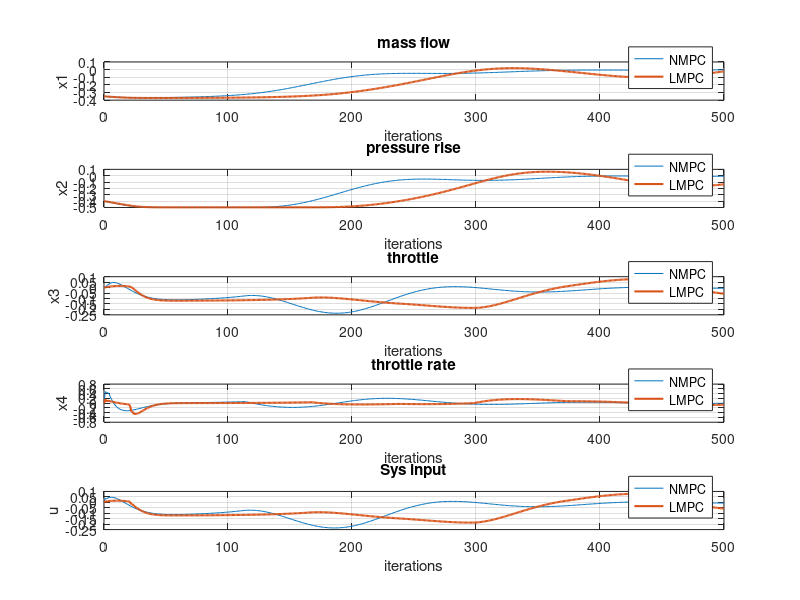
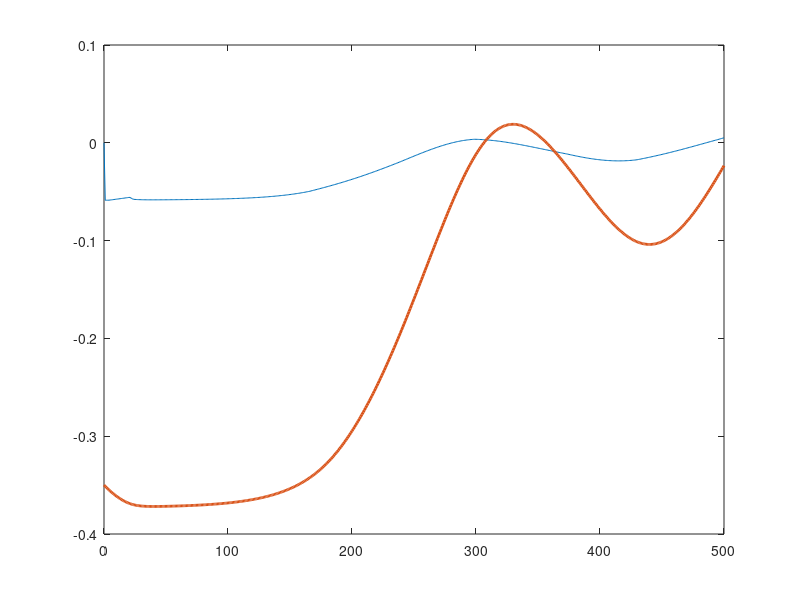

Recreate these plots in MATLAB, in order. (Note: this script raises an error after producing the figures.)
%% Load data
LMPC_sys=load('LMPC_sysH_K_T02_N20.mat');
LMPC_art=load('LMPC_artH_K_T02_N20.mat');
NMPC_sys=load('NMPC_sysH_K_T02_N20.mat');
NMPC_art=load('NMPC_artH_K_T02_N20.mat');

%% Plot
iterations=size(LMPC_sys.sysHistory,2)-1;
iterations2=size(NMPC_sys.sysHistory,2)-1;
figure;
subplot(5,1,1);
plot(0:iterations2,NMPC_sys.sysHistory(1,:), 0:iterations,LMPC_sys.sysHistory(1,:), 'Linewidth',1.5);
grid on
xlabel('iterations');
ylabel('x1');
title('mass flow');
legend({ 'NMPC', 'LMPC'},'Location','southeast')
subplot(5,1,2);
plot(0:iterations2,NMPC_sys.sysHistory(2,:),0:iterations,LMPC_sys.sysHistory(2,:), 'Linewidth',1.5);
grid on
xlabel('iterations');
ylabel('x2');
title('pressure rise');
legend({ 'NMPC', 'LMPC'},'Location','southeast')
subplot(5,1,3);
plot( 0:iterations2,NMPC_sys.sysHistory(3,:),0:iterations,LMPC_sys.sysHistory(3,:),'Linewidth',1.5);
grid on
xlabel('iterations');
ylabel('x3');
title('throttle');
legend({ 'NMPC', 'LMPC'},'Location','southeast')
subplot(5,1,4);
plot( 0:iterations2,NMPC_sys.sysHistory(4,:),0:iterations,LMPC_sys.sysHistory(4,:),'Linewidth',1.5);
grid on
xlabel('iterations');
ylabel('x4');
title('throttle rate');
legend({ 'NMPC', 'LMPC'},'Location','southeast')
subplot(5,1,5);
plot( 0:iterations2,NMPC_sys.sysHistory(5,:), 0:iterations,LMPC_sys.sysHistory(5,:),'Linewidth',1.5);
grid on
xlabel('iterations');
ylabel('u');
title('Sys input');
legend({ 'NMPC', 'LMPC'},'Location','southeast')

figure;
plot_refs=plot(0:iterations,LMPC_art.art_refHistory(1,:), 0:iterations,LMPC_sys.sysHistory(1,:),'Linewidth',2); hold on;
plot_refs(1).LineStyle='--';
plot_refs(1).Color='m';
plot_refs(2).Color='r';
plot_refs2=plot(0:iterations2,NMPC_art.art_refHistory(1,:), 0:iterations2,NMPC_sys.sysHistory(1,:),'Linewidth',2);
plot_refs2(1).LineStyle='-.';
plot_refs2(1).Color='c';
plot_refs2(2).Color='b';
grid on
xlabel('iterations');
% ylabel('references');
title('Artificial refs vs state responses');
legend({'art ref LMPC', 'mass flow LMPC','art ref NMPC', 'mass flow NMPC'},'Location','southeast')


figure;
plot(LMPC_sys.sysHistory(1,:),LMPC_sys.sysHistory(2,:),'Linewidth',1.5,'Marker','.','Color','b'); hold on;
plot(NMPC_sys.sysHistory(1,:),NMPC_sys.sysHistory(2,:),'Linewidth',1.5,'Marker','.','Color','r'); 
grid on
xlabel('x1');
ylabel('x2');
title('State space');
legend({'LMPC', 'NMPC'},'Location','southeast')
